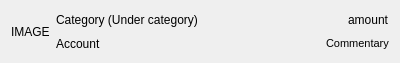
<?xml version="1.0" encoding="UTF-8"?>
<ui version="4.0">
 <class>frame_operation</class>
 <widget class="QFrame" name="frame_operation">
  <property name="geometry">
   <rect>
    <x>0</x>
    <y>0</y>
    <width>400</width>
    <height>63</height>
   </rect>
  </property>
  <property name="windowTitle">
   <string>Frame</string>
  </property>
  <layout class="QHBoxLayout" name="horizontalLayout">
   <item>
    <widget class="QLabel" name="IMAGE">
     <property name="text">
      <string>IMAGE</string>
     </property>
    </widget>
   </item>
   <item>
    <layout class="QVBoxLayout" name="verticalLayout_2">
     <item>
      <widget class="QLabel" name="label">
       <property name="text">
        <string>Category (Under category)</string>
       </property>
      </widget>
     </item>
     <item>
      <widget class="QLabel" name="label_2">
       <property name="layoutDirection">
        <enum>Qt::RightToLeft</enum>
       </property>
       <property name="text">
        <string>Account</string>
       </property>
      </widget>
     </item>
    </layout>
   </item>
   <item>
    <spacer name="horizontalSpacer">
     <property name="orientation">
      <enum>Qt::Horizontal</enum>
     </property>
     <property name="sizeHint" stdset="0">
      <size>
       <width>40</width>
       <height>20</height>
      </size>
     </property>
    </spacer>
   </item>
   <item>
    <layout class="QVBoxLayout" name="verticalLayout">
     <item>
      <widget class="QLabel" name="label_3">
       <property name="sizePolicy">
        <sizepolicy hsizetype="Maximum" vsizetype="Preferred">
         <horstretch>0</horstretch>
         <verstretch>0</verstretch>
        </sizepolicy>
       </property>
       <property name="layoutDirection">
        <enum>Qt::RightToLeft</enum>
       </property>
       <property name="text">
        <string>amount</string>
       </property>
      </widget>
     </item>
     <item>
      <widget class="QLabel" name="label_4">
       <property name="sizePolicy">
        <sizepolicy hsizetype="Maximum" vsizetype="Preferred">
         <horstretch>0</horstretch>
         <verstretch>0</verstretch>
        </sizepolicy>
       </property>
       <property name="font">
        <font>
         <pointsize>8</pointsize>
        </font>
       </property>
       <property name="layoutDirection">
        <enum>Qt::LeftToRight</enum>
       </property>
       <property name="text">
        <string>Commentary</string>
       </property>
      </widget>
     </item>
    </layout>
   </item>
  </layout>
 </widget>
 <resources/>
 <connections/>
</ui>
